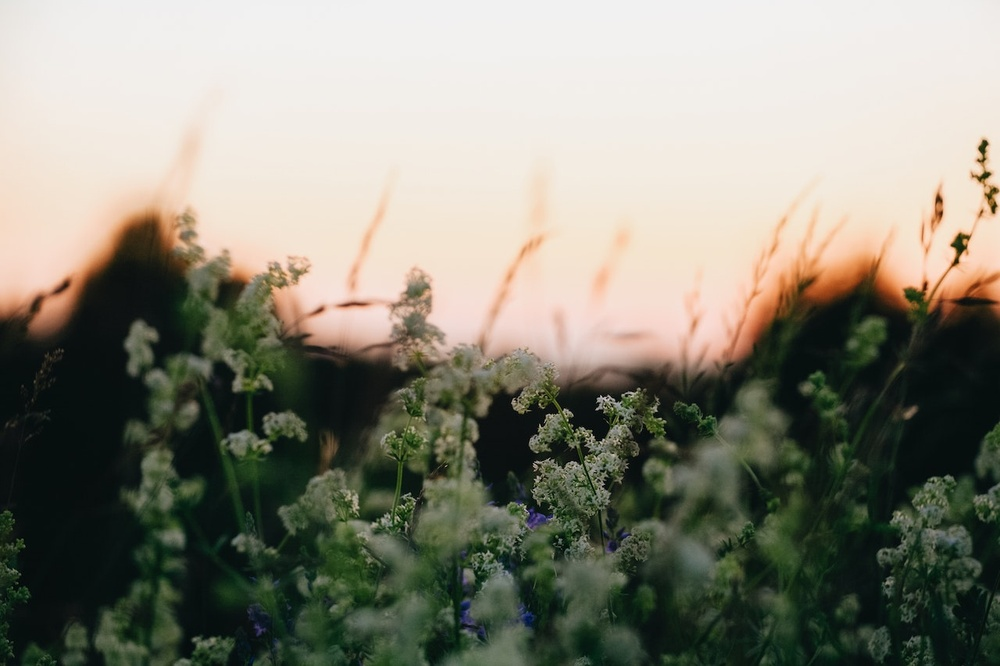
#> input picture pictures/pexels-alleksana-4407567.jpg, 1000 x 666 px, shrunk from 1280 x 853 before the run; its folder holds only this picture in this run
$ python main.py
#> lines starting #> are read from the running program, lines starting #| are printed output that depends on the picture
import time
import random
import os
import json
from datetime import datetime

import numpy as np
from matplotlib import pyplot as plt
from matplotlib.backend_bases import MouseButton
from skimage.filters.rank import entropy
from skimage.color import rgb2gray
from skimage.morphology import disk

click_cord_x = -1
click_cord_y = -1


def on_click(event):
    if event.button is MouseButton.LEFT:
        global click_cord_x, click_cord_y
        click_cord_x = event.xdata
        click_cord_y = event.ydata
        plt.close("all")


ls_files = os.listdir("pictures")
if not len(ls_files):
    raise Exception("No images found in pictures folder")

time_ls = []
correct_ls = []
entropy_ls = []

print("Please click on location of the picture on the right in the picture on the left")

for _ in range(10):
    img_name = random.choice(ls_files)
    img = plt.imread("pictures/" + img_name)
#> img is the input picture: shape (666, 1000, 3); mean R, G, B 134.8, 133.4, 120.1
    square_size = int(min(img.shape[1], img.shape[0]) / 5)
#> square_size = 133
    x1 = random.randint(0, img.shape[1] - square_size)
#> x1 = 776
    x2 = x1 + square_size
#> x2 = 909
    y1 = random.randint(0, img.shape[0] - square_size)
#> y1 = 430
    y2 = y1 + square_size
#> y2 = 563
    img2 = img[y1:y2, x1:x2, :]
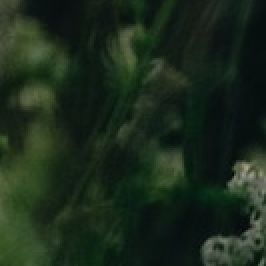
#> img2: shape (133, 133, 3) (shown 2 times larger); mean R, G, B 26.8, 42, 27.1

    plt.subplots(1, 2, gridspec_kw={"width_ratios": [3, 1]}, figsize=(12, 8))

    plt.subplot(1, 2, 1)
    plt.title("Original Image")
    plt.imshow(img)

    plt.subplot(1, 2, 2)
    plt.title("Piece to Find")
    plt.imshow(img2)

    t0 = time.time()
    plt.connect("button_press_event", on_click)
    plt.suptitle("Images")

    plt.show()
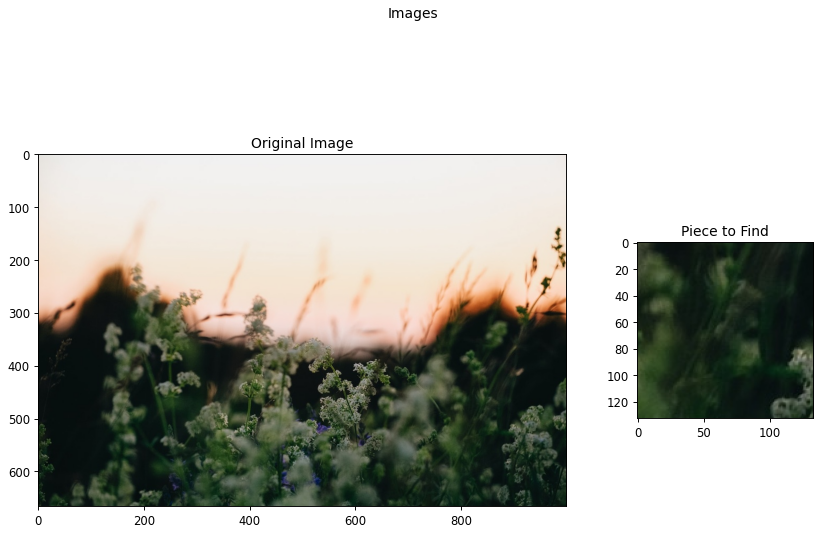
#> figure drawn by matplotlib, 2 panels

    t1 = time.time()
    spent_time = t1 - t0
    time_ls.append(spent_time)

    if x1 < click_cord_x < x2 and y1 < click_cord_y < y2:
        correct_ls.append(1)
    else:
        correct_ls.append(0)

    img2_gray = rgb2gray(img2)
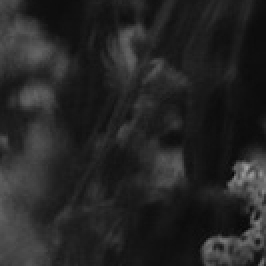
#> img2_gray: shape (133, 133) float64 (shown 2 times larger); min 0.0348, max 0.632, mean 0.148
    entropy_image = entropy(img2_gray, disk(round(square_size / 50)))
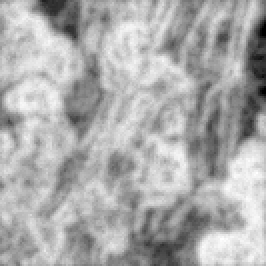
#> entropy_image: shape (133, 133) float64 (shown 2 times larger); min 0, max 4.86, mean 3.28; drawn with min black and max white
    entropy_ls.append(np.mean(entropy_image))

data_dict = {
    "Resonse Time": time_ls,
    "Average Time": sum(time_ls) / len(time_ls),
    "Responses": correct_ls,
    "Correct Rate": sum(correct_ls) / len(correct_ls),
    "Entropy Score": entropy_ls,
    "Average Entropy": sum(entropy_ls) / len(entropy_ls),
}
print(
    "Hello, your average time is {} a"
    "nd your correct rate is {}. Average entropy is {}".format(
        data_dict["Average Time"],
        data_dict["Correct Rate"],
        data_dict["Average Entropy"],
    )
)

now = datetime.now()
date_time = now.strftime("%d-%m-%Y-%H-%M")
with open("data/" + date_time + ".json", "w") as f:
    json.dump(data_dict, f)

print("Results saved to {} file".format(date_time + ".json"))
